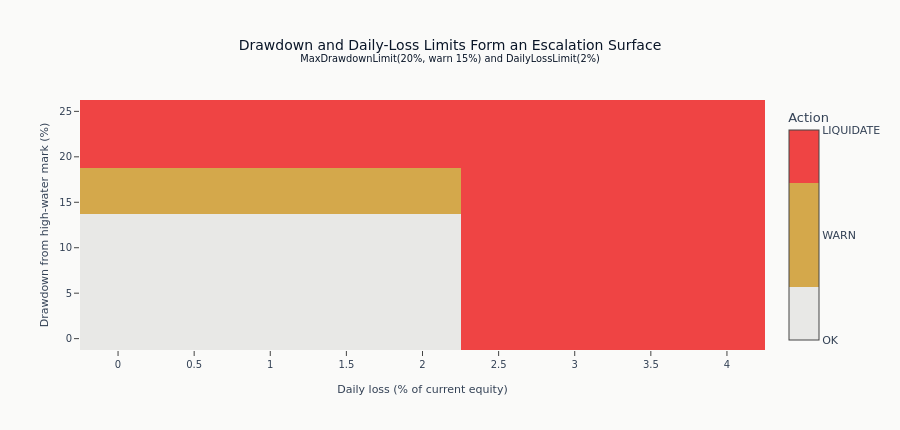

This figure's notebook cell:
### Markdown cell above
The boundaries reflect the exact class contracts: drawdown warns from 15% and
liquidates from 20%, while daily loss liquidates only when it exceeds 2% of
current equity.

### Code cell
portfolio_colors = [COLORS["silver_muted"], COLORS["amber"], COLORS["negative"]]
portfolio_scale = [
    [0.0, portfolio_colors[0]],
    [0.25, portfolio_colors[0]],
    [0.25, portfolio_colors[1]],
    [0.75, portfolio_colors[1]],
    [0.75, portfolio_colors[2]],
    [1.0, portfolio_colors[2]],
]
fig = go.Figure(
    go.Heatmap(
        x=daily_loss_grid,
        y=drawdown_grid,
        z=portfolio_surface,
        zmin=0,
        zmax=2,
        colorscale=portfolio_scale,
        colorbar=dict(
            title="Action",
            tickmode="array",
            tickvals=[0, 1, 2],
            ticktext=["OK", "WARN", "LIQUIDATE"],
        ),
        hovertemplate="Daily loss %{x}%<br>Drawdown %{y}%<extra></extra>",
    )
)
fig.update_layout(
    title=(
        "Drawdown and Daily-Loss Limits Form an Escalation Surface"
        "<br><sup>MaxDrawdownLimit(20%, warn 15%) and DailyLossLimit(2%)</sup>"
    ),
    xaxis_title="Daily loss (% of current equity)",
    yaxis_title="Drawdown from high-water mark (%)",
    height=430,
)
fig.show()

### Figure 1 — Plotly figure (JSON) as saved in the notebook; plotly's stock layout.template omitted (floating-point values rounded to 4 significant figures)
{"data": [{"colorbar": {"tickmode": "array", "ticktext": ["OK", "WARN", "LIQUIDATE"], "tickvals": [0, 1, 2], "title": {"text": "Action"}}, "colorscale": [[0.0, "#e8e8e6"], [0.25, "#e8e8e6"], [0.25, "#D4A84B"], [0.75, "#D4A84B"], [0.75, "#ef4444"], [1.0, "#ef4444"]], "hovertemplate": "Daily loss %{x}%<br>Drawdown %{y}%<extra></extra>", "type": "heatmap", "x": [0.0, 0.5, 1.0, 1.5, 2.0, 2.5, 3.0, 3.5, 4.0], "y": [0.0, 2.5, 5.0, 7.5, 10.0, 12.5, 15.0, 17.5, 20.0, 22.5, 25.0], "z": [[0, 0, 0, 0, 0, 2, 2, 2, 2], [0, 0, 0, 0, 0, 2, 2, 2, 2], [0, 0, 0, 0, 0, 2, 2, 2, 2], [0, 0, 0, 0, 0, 2, 2, 2, 2], [0, 0, 0, 0, 0, 2, 2, 2, 2], [0, 0, 0, 0, 0, 2, 2, 2, 2], [1, 1, 1, 1, 1, 2, 2, 2, 2], [1, 1, 1, 1, 1, 2, 2, 2, 2], [2, 2, 2, 2, 2, 2, 2, 2, 2], [2, 2, 2, 2, 2, 2, 2, 2, 2], [2, 2, 2, 2, 2, 2, 2, 2, 2]], "zmax": 2, "zmin": 0}], "layout": {"height": 430, "title": {"text": "Drawdown and Daily-Loss Limits Form an Escalation Surface<br><sup>MaxDrawdownLimit(20%, warn 15%) and DailyLossLimit(2%)</sup>"}, "xaxis": {"title": {"text": "Daily loss (% of current equity)"}}, "yaxis": {"title": {"text": "Drawdown from high-water mark (%)"}}}}
